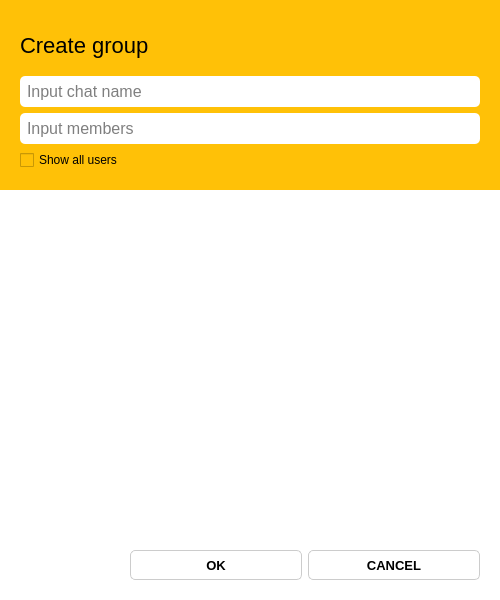
<?xml version="1.0" encoding="UTF-8"?>
<ui version="4.0">
 <class>ChatEditDialog</class>
 <widget class="QDialog" name="ChatEditDialog">
  <property name="enabled">
   <bool>true</bool>
  </property>
  <property name="geometry">
   <rect>
    <x>0</x>
    <y>0</y>
    <width>500</width>
    <height>600</height>
   </rect>
  </property>
  <property name="palette">
   <palette>
    <active>
     <colorrole role="Button">
      <brush brushstyle="SolidPattern">
       <color alpha="255">
        <red>255</red>
        <green>255</green>
        <blue>255</blue>
       </color>
      </brush>
     </colorrole>
     <colorrole role="Base">
      <brush brushstyle="SolidPattern">
       <color alpha="255">
        <red>255</red>
        <green>255</green>
        <blue>255</blue>
       </color>
      </brush>
     </colorrole>
     <colorrole role="Window">
      <brush brushstyle="SolidPattern">
       <color alpha="255">
        <red>255</red>
        <green>255</green>
        <blue>255</blue>
       </color>
      </brush>
     </colorrole>
    </active>
    <inactive>
     <colorrole role="Button">
      <brush brushstyle="SolidPattern">
       <color alpha="255">
        <red>255</red>
        <green>255</green>
        <blue>255</blue>
       </color>
      </brush>
     </colorrole>
     <colorrole role="Base">
      <brush brushstyle="SolidPattern">
       <color alpha="255">
        <red>255</red>
        <green>255</green>
        <blue>255</blue>
       </color>
      </brush>
     </colorrole>
     <colorrole role="Window">
      <brush brushstyle="SolidPattern">
       <color alpha="255">
        <red>255</red>
        <green>255</green>
        <blue>255</blue>
       </color>
      </brush>
     </colorrole>
    </inactive>
    <disabled>
     <colorrole role="Button">
      <brush brushstyle="SolidPattern">
       <color alpha="255">
        <red>255</red>
        <green>255</green>
        <blue>255</blue>
       </color>
      </brush>
     </colorrole>
     <colorrole role="Base">
      <brush brushstyle="SolidPattern">
       <color alpha="255">
        <red>255</red>
        <green>255</green>
        <blue>255</blue>
       </color>
      </brush>
     </colorrole>
     <colorrole role="Window">
      <brush brushstyle="SolidPattern">
       <color alpha="255">
        <red>255</red>
        <green>255</green>
        <blue>255</blue>
       </color>
      </brush>
     </colorrole>
    </disabled>
   </palette>
  </property>
  <property name="windowTitle">
   <string>Create group</string>
  </property>
  <property name="whatsThis">
   <string/>
  </property>
  <property name="styleSheet">
   <string notr="true">QWidget {background: #ffffff;} QPushButton {background-color: #ffffff; border: 1px solid #cccccc; border-radius: 5px; padding: 5px; padding-left: 10px; padding-right: 10px; min-width: 150px; } QPushButton:hover {background-color: #eeeeee;} QLabel {font-size: 22px;}</string>
  </property>
  <layout class="QGridLayout" name="gridLayout">
   <property name="leftMargin">
    <number>0</number>
   </property>
   <property name="topMargin">
    <number>0</number>
   </property>
   <property name="rightMargin">
    <number>0</number>
   </property>
   <property name="bottomMargin">
    <number>0</number>
   </property>
   <item row="1" column="0">
    <layout class="QVBoxLayout" name="verticalLayout">
     <property name="spacing">
      <number>20</number>
     </property>
     <property name="sizeConstraint">
      <enum>QLayout::SetDefaultConstraint</enum>
     </property>
     <property name="leftMargin">
      <number>20</number>
     </property>
     <property name="topMargin">
      <number>20</number>
     </property>
     <property name="rightMargin">
      <number>20</number>
     </property>
     <property name="bottomMargin">
      <number>20</number>
     </property>
     <item>
      <widget class="QListView" name="listView">
       <property name="enabled">
        <bool>true</bool>
       </property>
       <property name="frameShape">
        <enum>QFrame::NoFrame</enum>
       </property>
       <property name="horizontalScrollBarPolicy">
        <enum>Qt::ScrollBarAlwaysOff</enum>
       </property>
       <property name="verticalScrollMode">
        <enum>QAbstractItemView::ScrollPerPixel</enum>
       </property>
       <property name="horizontalScrollMode">
        <enum>QAbstractItemView::ScrollPerPixel</enum>
       </property>
      </widget>
     </item>
     <item>
      <layout class="QHBoxLayout" name="buttonGroupLayout">
       <property name="spacing">
        <number>6</number>
       </property>
       <item>
        <spacer name="horizontalSpacer">
         <property name="orientation">
          <enum>Qt::Horizontal</enum>
         </property>
         <property name="sizeHint" stdset="0">
          <size>
           <width>40</width>
           <height>20</height>
          </size>
         </property>
        </spacer>
       </item>
       <item>
        <widget class="QPushButton" name="pushButtonOk">
         <property name="sizePolicy">
          <sizepolicy hsizetype="Fixed" vsizetype="Fixed">
           <horstretch>0</horstretch>
           <verstretch>0</verstretch>
          </sizepolicy>
         </property>
         <property name="minimumSize">
          <size>
           <width>172</width>
           <height>30</height>
          </size>
         </property>
         <property name="palette">
          <palette>
           <active>
            <colorrole role="Button">
             <brush brushstyle="SolidPattern">
              <color alpha="255">
               <red>255</red>
               <green>255</green>
               <blue>255</blue>
              </color>
             </brush>
            </colorrole>
            <colorrole role="Base">
             <brush brushstyle="SolidPattern">
              <color alpha="255">
               <red>255</red>
               <green>255</green>
               <blue>255</blue>
              </color>
             </brush>
            </colorrole>
            <colorrole role="Window">
             <brush brushstyle="SolidPattern">
              <color alpha="255">
               <red>255</red>
               <green>255</green>
               <blue>255</blue>
              </color>
             </brush>
            </colorrole>
           </active>
           <inactive>
            <colorrole role="Button">
             <brush brushstyle="SolidPattern">
              <color alpha="255">
               <red>255</red>
               <green>255</green>
               <blue>255</blue>
              </color>
             </brush>
            </colorrole>
            <colorrole role="Base">
             <brush brushstyle="SolidPattern">
              <color alpha="255">
               <red>255</red>
               <green>255</green>
               <blue>255</blue>
              </color>
             </brush>
            </colorrole>
            <colorrole role="Window">
             <brush brushstyle="SolidPattern">
              <color alpha="255">
               <red>255</red>
               <green>255</green>
               <blue>255</blue>
              </color>
             </brush>
            </colorrole>
           </inactive>
           <disabled>
            <colorrole role="Button">
             <brush brushstyle="SolidPattern">
              <color alpha="255">
               <red>255</red>
               <green>255</green>
               <blue>255</blue>
              </color>
             </brush>
            </colorrole>
            <colorrole role="Base">
             <brush brushstyle="SolidPattern">
              <color alpha="255">
               <red>255</red>
               <green>255</green>
               <blue>255</blue>
              </color>
             </brush>
            </colorrole>
            <colorrole role="Window">
             <brush brushstyle="SolidPattern">
              <color alpha="255">
               <red>255</red>
               <green>255</green>
               <blue>255</blue>
              </color>
             </brush>
            </colorrole>
           </disabled>
          </palette>
         </property>
         <property name="font">
          <font>
           <family>Arial</family>
           <pointsize>10</pointsize>
           <weight>75</weight>
           <bold>true</bold>
          </font>
         </property>
         <property name="layoutDirection">
          <enum>Qt::LeftToRight</enum>
         </property>
         <property name="text">
          <string>OK</string>
         </property>
         <property name="flat">
          <bool>false</bool>
         </property>
        </widget>
       </item>
       <item>
        <widget class="QPushButton" name="pushButtonCancel">
         <property name="sizePolicy">
          <sizepolicy hsizetype="Fixed" vsizetype="Fixed">
           <horstretch>0</horstretch>
           <verstretch>0</verstretch>
          </sizepolicy>
         </property>
         <property name="minimumSize">
          <size>
           <width>172</width>
           <height>30</height>
          </size>
         </property>
         <property name="palette">
          <palette>
           <active>
            <colorrole role="Button">
             <brush brushstyle="SolidPattern">
              <color alpha="255">
               <red>255</red>
               <green>255</green>
               <blue>255</blue>
              </color>
             </brush>
            </colorrole>
            <colorrole role="Base">
             <brush brushstyle="SolidPattern">
              <color alpha="255">
               <red>255</red>
               <green>255</green>
               <blue>255</blue>
              </color>
             </brush>
            </colorrole>
            <colorrole role="Window">
             <brush brushstyle="SolidPattern">
              <color alpha="255">
               <red>255</red>
               <green>255</green>
               <blue>255</blue>
              </color>
             </brush>
            </colorrole>
           </active>
           <inactive>
            <colorrole role="Button">
             <brush brushstyle="SolidPattern">
              <color alpha="255">
               <red>255</red>
               <green>255</green>
               <blue>255</blue>
              </color>
             </brush>
            </colorrole>
            <colorrole role="Base">
             <brush brushstyle="SolidPattern">
              <color alpha="255">
               <red>255</red>
               <green>255</green>
               <blue>255</blue>
              </color>
             </brush>
            </colorrole>
            <colorrole role="Window">
             <brush brushstyle="SolidPattern">
              <color alpha="255">
               <red>255</red>
               <green>255</green>
               <blue>255</blue>
              </color>
             </brush>
            </colorrole>
           </inactive>
           <disabled>
            <colorrole role="Button">
             <brush brushstyle="SolidPattern">
              <color alpha="255">
               <red>255</red>
               <green>255</green>
               <blue>255</blue>
              </color>
             </brush>
            </colorrole>
            <colorrole role="Base">
             <brush brushstyle="SolidPattern">
              <color alpha="255">
               <red>255</red>
               <green>255</green>
               <blue>255</blue>
              </color>
             </brush>
            </colorrole>
            <colorrole role="Window">
             <brush brushstyle="SolidPattern">
              <color alpha="255">
               <red>255</red>
               <green>255</green>
               <blue>255</blue>
              </color>
             </brush>
            </colorrole>
           </disabled>
          </palette>
         </property>
         <property name="font">
          <font>
           <family>Arial</family>
           <pointsize>10</pointsize>
           <weight>75</weight>
           <bold>true</bold>
          </font>
         </property>
         <property name="text">
          <string>CANCEL</string>
         </property>
         <property name="flat">
          <bool>false</bool>
         </property>
        </widget>
       </item>
      </layout>
     </item>
    </layout>
   </item>
   <item row="0" column="0">
    <widget class="QWidget" name="verticalWidget_3" native="true">
     <property name="styleSheet">
      <string notr="true">QWidget {background: #ffc107;} QLineEdit {background: #ffffff; padding: 5px; border-radius: 5px;}</string>
     </property>
     <layout class="QVBoxLayout" name="verticalLayout_4">
      <property name="leftMargin">
       <number>20</number>
      </property>
      <property name="topMargin">
       <number>20</number>
      </property>
      <property name="rightMargin">
       <number>20</number>
      </property>
      <property name="bottomMargin">
       <number>20</number>
      </property>
      <item>
       <widget class="QLabel" name="label">
        <property name="minimumSize">
         <size>
          <width>0</width>
          <height>50</height>
         </size>
        </property>
        <property name="font">
         <font>
          <pointsize>6</pointsize>
         </font>
        </property>
        <property name="styleSheet">
         <string notr="true"/>
        </property>
        <property name="text">
         <string>Create group</string>
        </property>
       </widget>
      </item>
      <item>
       <widget class="QLineEdit" name="inputChat">
        <property name="enabled">
         <bool>true</bool>
        </property>
        <property name="sizePolicy">
         <sizepolicy hsizetype="Expanding" vsizetype="Maximum">
          <horstretch>0</horstretch>
          <verstretch>0</verstretch>
         </sizepolicy>
        </property>
        <property name="font">
         <font>
          <pointsize>12</pointsize>
         </font>
        </property>
        <property name="text">
         <string/>
        </property>
        <property name="frame">
         <bool>false</bool>
        </property>
        <property name="placeholderText">
         <string>Input chat name</string>
        </property>
        <property name="clearButtonEnabled">
         <bool>true</bool>
        </property>
       </widget>
      </item>
      <item>
       <widget class="QLineEdit" name="inputUser">
        <property name="sizePolicy">
         <sizepolicy hsizetype="Expanding" vsizetype="Maximum">
          <horstretch>0</horstretch>
          <verstretch>0</verstretch>
         </sizepolicy>
        </property>
        <property name="font">
         <font>
          <pointsize>12</pointsize>
         </font>
        </property>
        <property name="frame">
         <bool>false</bool>
        </property>
        <property name="placeholderText">
         <string>Input members</string>
        </property>
        <property name="clearButtonEnabled">
         <bool>true</bool>
        </property>
       </widget>
      </item>
      <item>
       <widget class="QCheckBox" name="showAllCheckBox">
        <property name="text">
         <string>Show all users</string>
        </property>
       </widget>
      </item>
     </layout>
    </widget>
   </item>
  </layout>
 </widget>
 <resources/>
 <connections/>
</ui>
